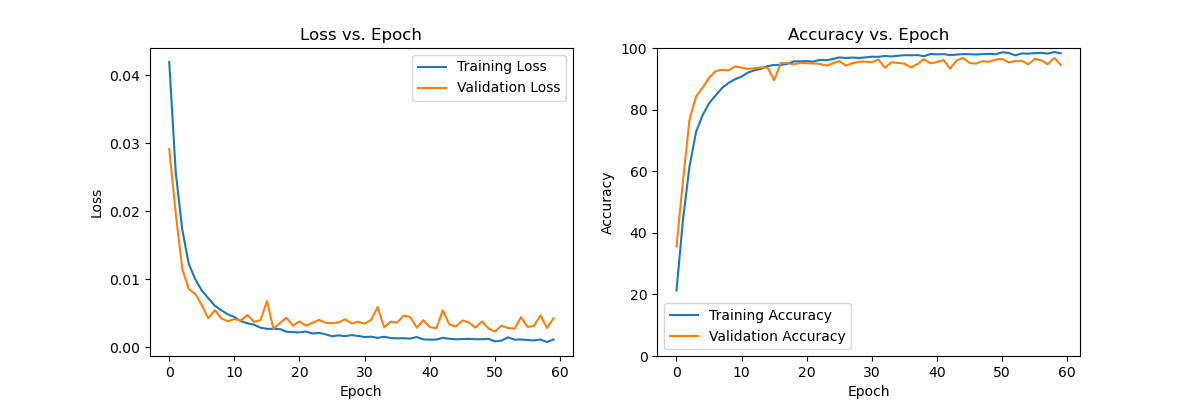

Source code (Python):
import torch
import torchvision.transforms as transforms
import torch.optim as optim
import matplotlib.pyplot as plt
import torch.nn as nn
import gc

from torch.utils.data import Dataset, DataLoader
from torchvision.datasets import ImageFolder
from sklearn.metrics import confusion_matrix


import random
import numpy as np

import time

import os
os.environ["KMP_DUPLICATE_LIB_OK"]="TRUE"



# Set seed = 0 for random, numpy, and torch
seed = 0
random.seed(seed)
np.random.seed(seed)
torch.manual_seed(seed)
if torch.cuda.is_available():
    torch.cuda.manual_seed_all(seed)
torch.backends.cudnn.deterministic = True
torch.backends.cudnn.benchmark = False




# pickle載入
import pickle
training_file = "traffic-signs-data/train.p"
validation_file = "traffic-signs-data/valid.p"
testing_file = "traffic-signs-data/test.p"
with open(training_file, mode='rb') as f:
    train = pickle.load(f)
with open(validation_file, mode='rb') as f:
    valid = pickle.load(f)
with open(testing_file, mode='rb') as f:
    test = pickle.load(f)

x_train, y_train = train['features'], train['labels']
x_valid, y_valid = valid['features'], valid['labels']
x_test, y_test = test['features'], test['labels']

print("x_train shape:", x_train.shape)
print("y_train shape:", y_train.shape)
print("x_valid shape:", x_valid.shape)
print("y_valid shape:", y_valid.shape)
print("x_test shape:", x_test.shape)
print("y_test shape:", y_test.shape)

# 定義資料集
class TrafficSignsDataset(Dataset):
    def __init__(self, images, labels, transform=None):
        self.images = images
        self.labels = labels
        self.classes = np.unique(labels)
        self.transform = transform

    def __len__(self):
        return len(self.images)

    def __getitem__(self, idx):
        image = self.images[idx]
        label = self.labels[idx]
        if self.transform:
            image = self.transform(image)
        return image, label

# 定義轉換
transform = transforms.Compose([
    transforms.ToPILImage(),
    transforms.Resize((224, 224)),
    transforms.ToTensor(),
    transforms.Normalize((0.5, 0.5, 0.5), (0.5, 0.5, 0.5))
])



# batch大小
batch_size = 64



"""
資料集設定
"""
# train dataset path 
# 建立train資料集並transform格式
train_dataset = TrafficSignsDataset(x_train, y_train, transform=transform)
# 載入dataset並拆分batch
train_loader = DataLoader(train_dataset, batch_size=batch_size, shuffle=True)


# validation dataset path 
# 建立valid資料集並transform格式
valid_dataset = TrafficSignsDataset(x_valid, y_valid, transform=transform)
# 載入dataset並拆分batch
valid_loader = DataLoader(valid_dataset, batch_size=batch_size, shuffle=False)

# test dataset path 
# 建立test資料集並transform格式
test_dataset = TrafficSignsDataset(x_test, y_test, transform=transform)
# 載入dataset並拆分batch
test_loader = DataLoader(test_dataset, batch_size=batch_size, shuffle=False)

num_classes = len(np.unique(y_train))
print(f'Number of unique classes: {num_classes}')

"""
模型輸出檔案
"""
trained_model_name = "Alexnet_v1_baseline.pth"

"""
模型架構 : v1為Alexnet baseline
"""
# 以AlexNet為baseline進行的CustomAlexNetModel
class CustomAlexNetModel(nn.Module):
    def __init__(self):
        super(CustomAlexNetModel, self).__init__()

        self.features = nn.Sequential(
            nn.Conv2d(3, 64, kernel_size=11, stride=4, padding=2),
            nn.ReLU(inplace=True),
            nn.MaxPool2d(kernel_size=3, stride=2),
            nn.Conv2d(64, 192, kernel_size=5, padding=2),
            nn.ReLU(inplace=True),
            nn.MaxPool2d(kernel_size=3, stride=2),


            nn.Conv2d(192, 256, kernel_size=3, padding=1),
            nn.ReLU(inplace=True),

            # nn.Conv2d(192, 384, kernel_size=3, padding=1), # 輸出維度調整 
            # nn.ReLU(inplace=True),
            # nn.Conv2d(384, 256, kernel_size=3, padding=1), # 移除此層
            # nn.ReLU(inplace=True),
            
            nn.Conv2d(256, 256, kernel_size=3, padding=1),
            nn.ReLU(inplace=True),
            nn.MaxPool2d(kernel_size=3, stride=2),
        )

        self.avgpool = nn.AdaptiveAvgPool2d((6, 6))
        self.classifier = nn.Sequential(
            nn.Linear(256 * 6 * 6, 100),
            nn.ReLU(inplace=True),
            nn.Dropout(),
            nn.Linear(100, 100),
            nn.ReLU(inplace=True),
            nn.Linear(100, 43),
        )

    def forward(self, x):
        x = self.features(x)
        x = self.avgpool(x)
        x = torch.flatten(x, 1)
        x = self.classifier(x)
        return x



# 檢查是否有可用的GPU，如果有就將device設置為cuda，否則設置為cpu
device = torch.device("cuda" if torch.cuda.is_available() else "cpu") ## add
print(torch.cuda.is_available()) #是否有可用的CUDA加速

# 架構確認，查看參數設定及大小
import torchsummary
torchsummary.summary(CustomAlexNetModel().to(device), (3, 224,224), batch_size=batch_size)



# 釋放記憶體，避免記憶體已滿導致訓練失敗
torch.cuda.empty_cache()
gc.collect()


"""
模型訓練
"""
epochs = 60  # 訓練epoch次數
training_loss = []
validation_loss = []
training_accuracy = []
validation_accuracy = []
def train_model():       
    model = CustomAlexNetModel() # 使用CustomAlexNetModel模型架構
    model = model.to(device) 

    learning_rate = 0.001  # 初始學習率

    # 建立 Adam Optimizer (優化調整learing rate)
    optimizer = optim.Adam(model.parameters(), lr=learning_rate) 

    
    # 使用交叉熵損失作為loss function
    criterion = nn.CrossEntropyLoss()

    for epoch in range(epochs):

        # 切換至訓練模式
        model.train()

        # 暫存計數器設定與歸零
        running_loss = 0.0 # loss暫存
        running_correct = 0 # 正確個數暫存
        running_total = 0 # 總數暫存

        # batch 訓練循環
        for batch in train_loader:
            
            # 提取 batch 的 資料（inputs 和 labels）
            inputs, labels = batch
            # 將資料（inputs 和 labels）移動到指定的設備上，以加速運算
            inputs, labels = inputs.to(device), labels.to(device)
            # 梯度歸零
            optimizer.zero_grad()
            # 預測 : 向前傳播
            outputs = model(inputs)
            # 計算loss : 交叉熵
            loss = criterion(outputs, labels)  

            # 反向傳播
            loss.backward()

            # 更新模型的參數
            optimizer.step()

            # 結果儲存
            _, predicted = torch.max(outputs.data, 1) # 預測結果
            running_correct += (predicted == labels).sum().item() # 預測正確者加入
            running_total += labels.size(0) # 更新epoch的training資料累計筆數 (根據此batch大小)
            running_loss += loss.item() #更新目前的epoch train loss sum

        # 計算並儲存epoch training 平均 loss
        training_loss.append(running_loss / running_total) 

        # 計算並儲存 epoch training 正確率
        training_accuracy.append(100 * running_correct / running_total)


        # 切換至驗證模式
        model.eval()

        # 暫存計數器設定與歸零
        running_loss = 0.0 # loss暫存
        running_correct = 0 # 正確個數暫存
        running_total = 0 # 總數暫存

        with torch.no_grad(): # 禁用梯度運算(不需要進行反向傳播)

            # batch 驗證循環
            for batch in valid_loader:

                # 提取 batch 的 資料（inputs 和 labels）
                inputs, labels = batch
                # 將資料（inputs 和 labels）移動到指定的設備上，以加速運算
                inputs, labels = inputs.to(device), labels.to(device)
                # 預測 : 向前傳播
                outputs = model(inputs)                                        
                # 計算loss : 交叉熵
                loss = criterion(outputs, labels)  


                # 結果儲存
                _, predicted = torch.max(outputs.data, 1) # 預測結果
                running_correct += (predicted == labels).sum().item() # 預測正確者加入
                running_total += labels.size(0) # 更新epoch的validation資料累計筆數 (根據此batch大小)
                running_loss += loss.item()  #更新目前的epoch valid loss sum
            
            # 計算並儲存 epoch valid 平均 loss
            validation_loss.append(running_loss / running_total)  

            # 計算並儲存 epoch training 正確率
            validation_accuracy.append(100 * running_correct / running_total)
        
        # print 此epoch訓練/驗證結果
        print(f'Epoch [{epoch}/{epochs-1}] - '
            f'Training Loss: {training_loss[-1]:.4f}, '
            f'Training Accuracy: {training_accuracy[-1]:.2f}%, '
            f'Validation Loss: {validation_loss[-1]:.4f}, '
            f'Validation Accuracy: {validation_accuracy[-1]:.2f}%') 


    # 儲存Model
    torch.save(model.state_dict(),"./model/"+trained_model_name)    



    # Test 階段
    running_loss = 0.0
    running_correct = 0
    running_total = 0
    inference_time = 0

    # 混淆矩陣陣列(預測結果紀錄與正確label)
    all_predictions = []
    all_labels = []

    for batch in test_loader:

        # 提取 batch 的 資料（inputs 和 labels）
        inputs, labels = batch
        # 將資料（inputs 和 labels）移動到指定的設備上，以加速運算
        inputs, labels = inputs.to(device), labels.to(device)

        start_time = time.time()
        # 預測 : 向前傳播
        outputs = model(inputs)                                
        end_time = time.time()
        
        # 計算loss : 交叉熵
        loss = criterion(outputs, labels)  


        # 結果儲存
        _, predicted = torch.max(outputs.data, 1) # 預測結果
        running_correct += (predicted == labels).sum().item() # 預測正確者加入
        running_total += labels.size(0) # 更新epoch的validation資料累計筆數 (根據此batch大小)
        running_loss += loss.item()  #更新目前的epoch valid loss sum

        # extend 類別分類結果 至 混淆矩陣陣列
        all_predictions.extend(predicted.cpu().numpy())
        all_labels.extend(labels.cpu().numpy())
        
        # 計算並顯示推論時間
        inference_time += end_time - start_time
    

    print(f'Single image inference time: {inference_time/running_total:.6f} seconds')


    # print 測試結果
    print("Test loss:",running_loss / running_total) # 計算平均loss
    print("Test accuracy:",100 * running_correct / running_total) # 計算正確率
    
    
    # 建立混淆矩陣
    conf_matrix = confusion_matrix(all_labels, all_predictions)

    # 繪製混淆矩陣
    classes = [
        "Speed limit (20km/h)", "Speed limit (30km/h)", "Speed limit (50km/h)", "Speed limit (60km/h)",
        "Speed limit (70km/h)", "Speed limit (80km/h)", "End of speed limit (80km/h)", "Speed limit (100km/h)",
        "Speed limit (120km/h)", "No passing", "No passing for vehicles over 3.5 metric tons",
        "Right-of-way at the next intersection", "Priority road", "Yield", "Stop", "No vehicles",
        "Vehicles over 3.5 metric tons prohibited", "No entry", "General caution", "Dangerous curve to the left",
        "Dangerous curve to the right", "Double curve", "Bumpy road", "Slippery road", "Road narrows on the right",
        "Road work", "Traffic signals", "Pedestrians", "Children crossing", "Bicycles crossing", "Beware of ice/snow",
        "Wild animals crossing", "End of all speed and passing limits", "Turn right ahead", "Turn left ahead",
        "Ahead only", "Go straight or right", "Go straight or left", "Keep right", "Keep left",
        "Roundabout mandatory", "End of no passing", "End of no passing by vehicles over 3.5 metric tons"
    ]

    import seaborn as sns

    plt.figure(figsize=(12, 8))
    sns.heatmap(conf_matrix,cmap="Blues", xticklabels=classes, yticklabels=classes)
    plt.title('Confusion Matrix')
    plt.xlabel('Predicted Label')
    plt.ylabel('True Label')
    plt.xticks(rotation=45, ha="right")
    plt.yticks(rotation=0)
    plt.show()


    # 繪製各epoch的Accuaracy/Loss圖片
    # 繪製Loss曲線
    plt.figure(figsize=(12, 4))
    plt.subplot(1, 2, 1)
    plt.plot(training_loss, label='Training Loss')
    plt.plot(validation_loss, label='Validation Loss')
    plt.legend()
    plt.title('Loss vs. Epoch')
    plt.xlabel('Epoch')
    plt.ylabel('Loss')

    # 繪製Accuracy曲線
    plt.subplot(1, 2, 2)
    plt.plot(training_accuracy, label='Training Accuracy')
    plt.plot(validation_accuracy, label='Validation Accuracy')
    plt.legend()
    plt.title('Accuracy vs. Epoch')
    plt.xlabel('Epoch')
    plt.ylabel('Accuracy')
    plt.ylim(0, 100)  # 將 y 軸範圍設置為 0 到 100
    plt.show()

train_model()
